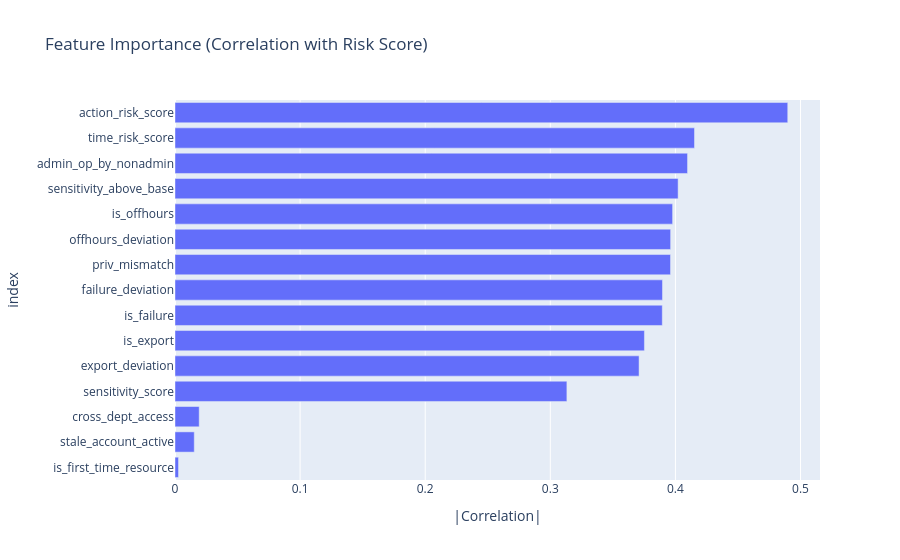

Notebook code for this chart:
### Markdown cell above
### 5.1 Feature Importance (Mean Absolute SHAP-style: feature × risk correlation)

### Code cell
# Proxy feature importance: correlation of each feature with final risk_score
importance = {}
for col in feats_mod.FEATURE_COLS:
    importance[col] = abs(df_scored[col].corr(df_scored["risk_score"]))

imp_df = pd.DataFrame.from_dict(importance, orient="index", columns=["importance"])           .sort_values("importance", ascending=True)

fig = px.bar(imp_df, x="importance", y=imp_df.index, orientation="h",
             title="Feature Importance (Correlation with Risk Score)",
             labels={"importance": "|Correlation|", "y": "Feature"})
fig.show()

print("Top 5 most important features:")
for feat, imp in imp_df.sort_values("importance", ascending=False).head(5).iterrows():
    print(f"  {feat:<35} {imp.values[0]:.3f}")

### Figure 1 — Plotly figure (JSON) as saved in the notebook; plotly's stock layout.template omitted (floating-point values rounded to 4 significant figures)
{"data": [{"hovertemplate": "|Correlation|=%{x}<br>index=%{y}<extra></extra>", "legendgroup": "", "marker": {"color": "#636efa", "pattern": {"shape": ""}}, "name": "", "orientation": "h", "showlegend": false, "textposition": "auto", "type": "bar", "x": [0.002815, 0.01539, 0.01933, 0.3133, 0.371, 0.3752, 0.3895, 0.3897, 0.3961, 0.3962, 0.3978, 0.4022, 0.4097, 0.4153, 0.4898], "xaxis": "x", "y": ["is_first_time_resource", "stale_account_active", "cross_dept_access", "sensitivity_score", "export_deviation", "is_export", "is_failure", "failure_deviation", "priv_mismatch", "offhours_deviation", "is_offhours", "sensitivity_above_base", "admin_op_by_nonadmin", "time_risk_score", "action_risk_score"], "yaxis": "y"}], "layout": {"barmode": "relative", "legend": {"tracegroupgap": 0}, "title": {"text": "Feature Importance (Correlation with Risk Score)"}, "xaxis": {"anchor": "y", "domain": [0, 1], "title": {"text": "|Correlation|"}}, "yaxis": {"anchor": "x", "domain": [0, 1], "title": {"text": "index"}}}}
